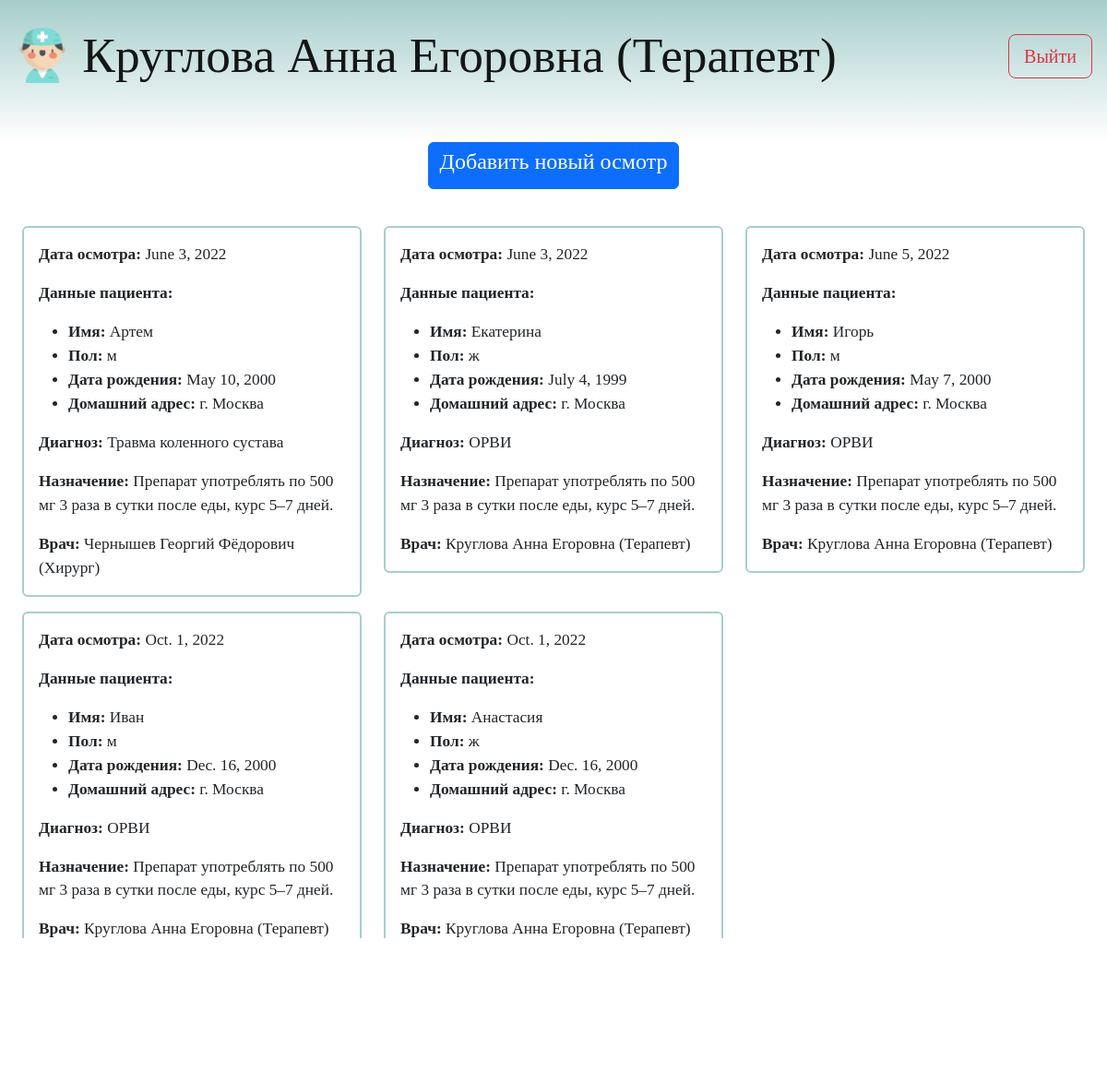
The page /medical_cooperative/inspections/ on the database its author committed.
### medical_cooperative/models.py (models this page shows)
class Doctors(models.Model):
    name = models.CharField(max_length=50)
    specialization = models.CharField(max_length=50)

class Inspections(models.Model):
    date = models.DateField()
    patient_name = models.CharField(max_length=50)
    gender = models.CharField(max_length=1)
    date_of_birth = models.DateField()
    address = models.CharField(max_length=250)
    diagnosis = models.CharField(max_length=500)
    appointment = models.CharField(max_length=500)
    doctor = models.CharField(max_length=50)

### medical_cooperative/views.py (the view)
# urls.py: path('inspections/', views.inspections, name='inspections'),
def inspections(request):
    acc = Doctors.objects.get(pk=1)
    info = Inspections.objects.all()
    return render(request, 'inspections.html', {'info': info, 'acc': acc})

### medical_cooperative/templates/inspections.html (shortened to what this page needs)
<!DOCTYPE html>
<html lang="ru">
<head>
    <link href="https://cdn.jsdelivr.net/npm/bootstrap@5.2.1/dist/css/bootstrap.min.css" rel="stylesheet">
</head>
<body>
    {% load static %}
    {% block content %}
    <nav class="navbar p-3 pb-5">
        <div class="navbar-brand">
            <a href="/medical_cooperative/home"><img src="{% static 'images/icon.png' %}" alt="" width="60" height="60" class="d-inline-block align-text-top"></a>
            {{ acc.name }} ({{ acc.specialization }})
        </div>
        <button type="button" class="btn btn-outline-danger btn-lg float-end">Выйти</button>
    </nav>
    <p class="text-center">
        <button class="btn btn-primary " type="button" data-bs-toggle="collapse" data-bs-target="#collapseExample" aria-expanded="false" aria-controls="collapseExample">
            <h4>Добавить новый осмотр</h4>
        </button>
    </p>
    <div class="content p-2">
        <div class="row pb-4 p-3">
            {% for i in info %}
            <div class="col-sm-4 pb-3">
                <div class="card">
                    <div class="card-body">
                        <p class="card-text"><b>Дата осмотра:</b> {{ i.date }} </p>
                        <p class="card-text"><b>Данные пациента:</b></p>
                        <ul>
                            <li><b>Имя:</b> {{ i.patient_name }} </li>
                            <li><b>Пол:</b> {{ i.gender }} </li>
                            <li><b>Дата рождения:</b> {{ i.date_of_birth }} </li>
                            <li><b>Домашний адрес:</b> {{ i.address }} </li>
                        </ul>
                        <p class="card-text"><b>Диагноз:</b> {{ i.diagnosis }} </p>
                        <p class="card-text"><b>Назначение:</b> {{ i.appointment }} </p>
                        <p class="card-text"><b>Врач:</b> {{ i.doctor }} </p>
                    </div>
                </div>
            </div>
            {% endfor %}
        </div>
    </div>
    <nav class="navbar-b p-3 pt-6 d-flex align-items-center justify-content-center">
        <div><h1>История болезни Online</h1></div>
    </nav>
    {% endblock %}
</body>
</html>

### medical_cooperative/templates/inspections.html (style rules this page uses)
body { font-family: 'Century Gothic'; }
.navbar-brand { font-size: 40pt; }
.navbar { background: linear-gradient(180deg, #A7CECC, #FFFFFF); }
.navbar-b { background: linear-gradient(360deg, #A7CECC, #FFFFFF); font-size: 40pt; color: #FFFFFF; }
.card { border-color: #A7CECC; border-width: 2pt; font-size: 13pt }

### rows shown on the page
Doctors: name "Круглова Анна Егоровна", specialization "Терапевт"
Inspections: date "June 3, 2022", patient_name "Артем", gender "м", date_of_birth "May 10, 2000", address "г. Москва", diagnosis "Травма коленного сустава", appointment "Препарат употреблять по 500 мг 3 раза в сутки после еды, курс 5–7 дней.", doctor "Чернышев Георгий Фёдорович (Хирург)"
Inspections: date "June 3, 2022", patient_name "Екатерина", gender "ж", date_of_birth "July 4, 1999", address "г. Москва", diagnosis "ОРВИ", appointment "Препарат употреблять по 500 мг 3 раза в сутки после еды, курс 5–7 дней.", doctor "Круглова Анна Егоровна (Терапевт)"
Inspections: date "June 5, 2022", patient_name "Игорь", gender "м", date_of_birth "May 7, 2000", address "г. Москва", diagnosis "ОРВИ", appointment "Препарат употреблять по 500 мг 3 раза в сутки после еды, курс 5–7 дней.", doctor "Круглова Анна Егоровна (Терапевт)"
Inspections: date "Oct. 1, 2022", patient_name "Иван", gender "м", date_of_birth "Dec. 16, 2000", address "г. Москва", diagnosis "ОРВИ", appointment "Препарат употреблять по 500 мг 3 раза в сутки после еды, курс 5–7 дней.", doctor "Круглова Анна Егоровна (Терапевт)"
Inspections: date "Oct. 1, 2022", patient_name "Анастасия", gender "ж", date_of_birth "Dec. 16, 2000", address "г. Москва", diagnosis "ОРВИ", appointment "Препарат употреблять по 500 мг 3 раза в сутки после еды, курс 5–7 дней.", doctor "Круглова Анна Егоровна (Терапевт)"
